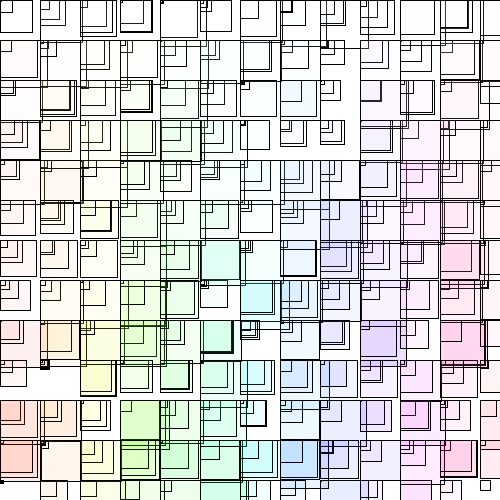
Frame 1 (no input)
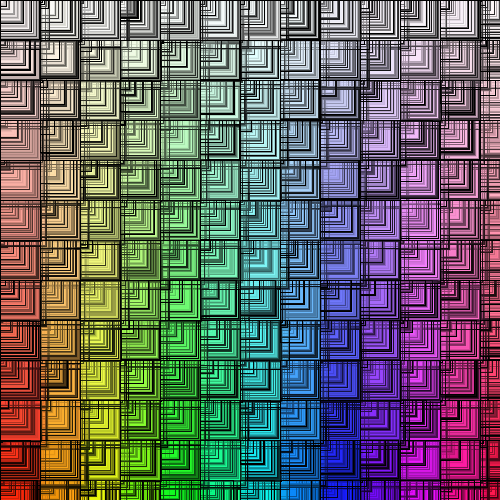
Frame 60 (the mouse pressed at the canvas centre just before this capture)
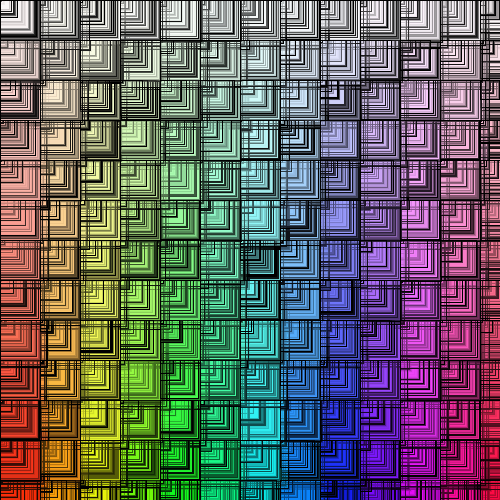
Frame 120 (the mouse held since frame 60 and released just before this capture)

The Processing sketch that drew these frames (run headless with seeded random() and noise(); from frame 60 on, the mouse is pressed at the canvas centre):

// Processing sketch: processing_134295
// ── processing_134295.pde

void setup ()
{
  size (500,500);
  background (255);
  frameRate (10);
}

void draw ()
{
  colorMode (HSB, 500);
    for (int a = 0; a < width; a=a+20)
    {
      for (int b = 0; b < height; b=b+20)
      {
        int aa = round (a / 40); 
        int aaa = (aa*40);
        int bb = round (b / 40);
        int bbb = (bb*40);
       stroke (0); 
       float r = random (0, 50);
      fill (a, b, 500, r); 
      rect (aaa, bbb, r, r);
      }
    }
   }
